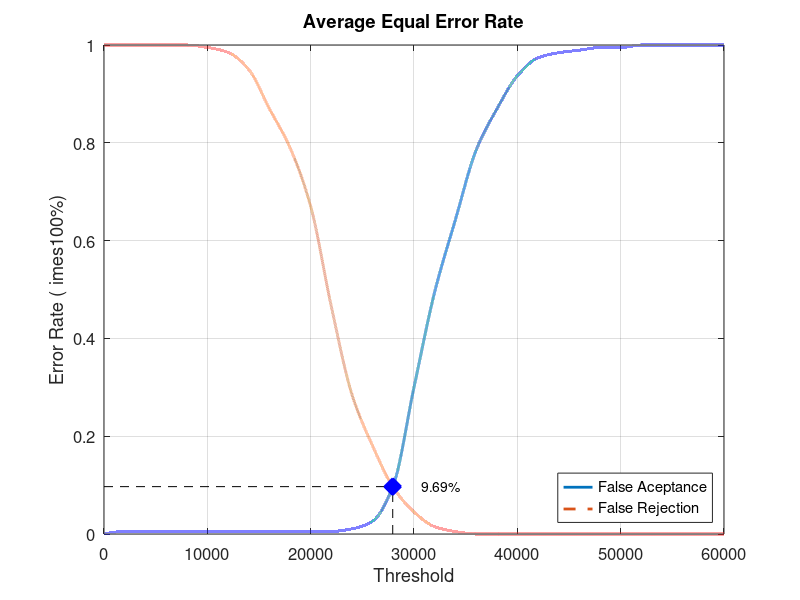
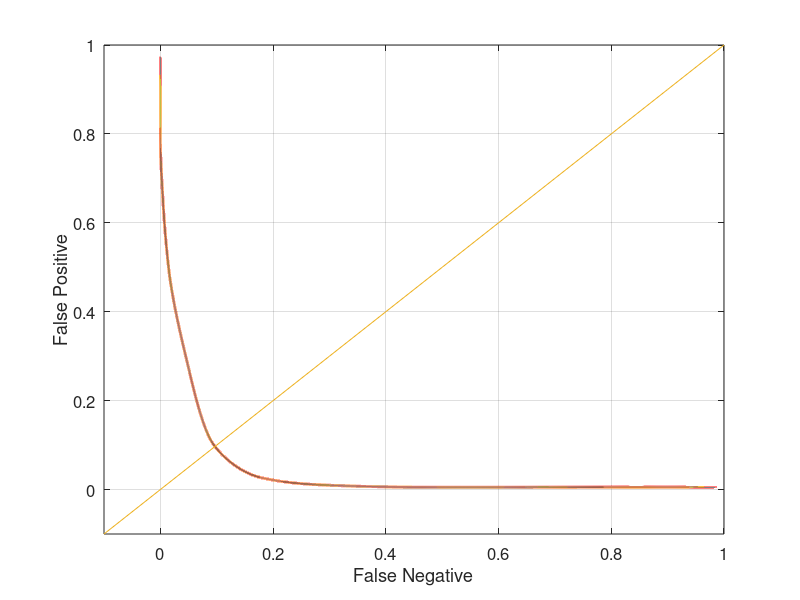

These figures' MATLAB source, in order:
close all;
clear;
clc;
x = 0:2000:60000;
xq = 0:0.5:60000;

y0 = [0 0.00526316 0.00526316 0.00526316 0.00526316 0.00526316 0.00526316 0.00526316 0.00526316 0.00526316 0.00526316 0.00526316 0.0105263 0.0263158 0.1 0.3 0.494737 0.642105 0.784211 0.868421 0.936842 0.973684 0.984211 0.989474 0.994737 0.994737 1 1 1 1 1]
yy0 = interp1(x, y0, xq, 'pchip');
y1 = [1 1 1 1 1 0.995 0.985 0.95 0.87 0.79 0.67 0.465 0.285 0.18 0.095 0.045 0.015 0.005 0 0 0 0 0 0 0 0 0 0 0 0 0]
yy1 = interp1(x, y1, xq, 'pchip');

% Calculating EER: 
y2 = abs(y0 - y1);
find(y2 == min(y2))
yy2 = abs(yy0 - yy1);
xEER = find(yy2 == min(yy2));
xEERIndex = xq(xEER) % X-axis EER
yEER = yy0(xEER) % Y-axis EER

main = figure
plot(xq, yy0,'-','LineWidth', 2);	hold on
plot(xq, yy1,'--','LineWidth', 2);	hold on
plot([xEERIndex xEERIndex], [0 yEER], 'k--');	hold on
plot([0 xEERIndex], [yEER yEER], 'k--');	hold on
plot(xEERIndex, yEER, 'bx', 'LineWidth', 10);	hold on
text(xEERIndex + 10 * xEERIndex / 100, yEER, [num2str(round((10000 * yEER)) / 100) '%'])
legend('False Aceptance', 'False Rejection', 'Location', 'SouthEast')
xlabel('Threshold')
ylabel('Error Rate (	imes100%)')
title('Average Equal Error Rate')
set(gca, 'FontSize', 12)
axis([0 60000 0 1])
grid on

print(main, 'Database3_1Main', '-dpng');
FNRxFPR = figure('Color', [1 1 1]);
plot(yy1, yy0, '-', yy1, yy0, 'LineWidth', 2);
hold on
y = -0.1:0.1:1
plot(y, y); 
set(gca, 'FontSize', 12)
xlabel('False Negative')
ylabel('False Positive')
axis([-0.1 1 -0.1 1])
set(gca, 'FontSize', 12)
grid on

print(FNRxFPR, 'Database3_1FNRxFPR','-dpng');
